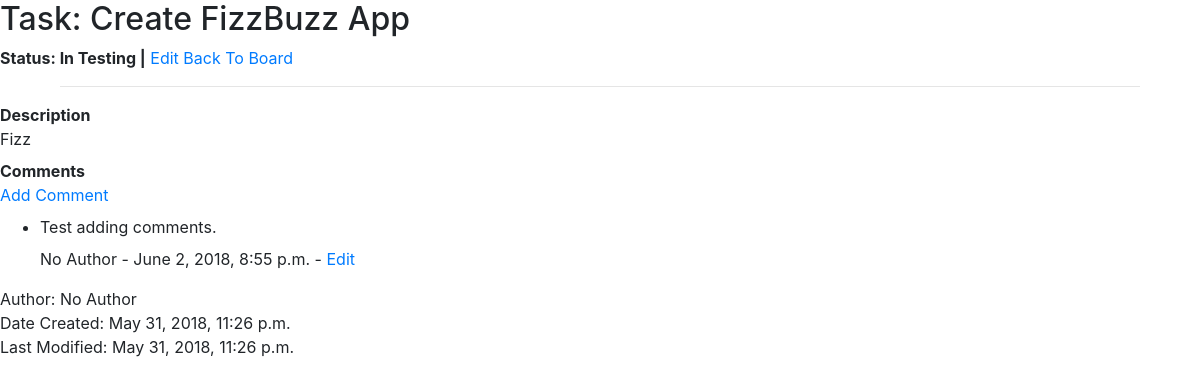
/task/09020406-6a09-4254-acbf-332487c774aa, run on the app's committed database.
### kanban/models/task.py (models this page shows, shortened)
class Task(models.Model):
    class Meta:
        ordering = ['-date_modified']
    STATUS_CHOICES = {
        ('TODO', 'To Do'),
        ('PROG', 'In Progress'),
        ('TEST', 'In Testing'),
        ('DONE', 'Done'),
    }
    uuid = models.UUIDField(primary_key=True, editable=False, default=uuid.uuid4)
    priority = models.IntegerField(default=0)
    title = models.CharField(max_length=200)
    description = models.TextField(blank=True, null=True)
    status = models.CharField(max_length=4, choices=STATUS_CHOICES, default='TODO')
    date_created = models.DateTimeField(default=datetime.datetime.now())
    date_modified = models.DateTimeField(default=datetime.datetime.now())
    author = models.CharField(max_length=200, default='No Author')

### kanban/models/task_comment.py (models this page shows, shortened)
class TaskComment(models.Model):
    class Meta:
        ordering = ['-date_created']
    uuid = models.UUIDField(primary_key=True, editable=False, default=uuid.uuid4())
    task = models.ForeignKey(Task, on_delete=models.CASCADE)
    text = models.TextField()
    date_created = models.DateTimeField(default=datetime.datetime.now())
    date_modified = models.DateTimeField(default=datetime.datetime.now())
    author = models.CharField(max_length=200, default='No Author')

### kanban/views/taskdetailview.py (the view)
# urls.py: path('task/<uuid:pk>', views.TaskDetailView.as_view(), name='task-detail'),
class TaskDetailView(DetailView):
    model = Task
    context_object_name = 'task'
    template_name = 'kanban/task_detail.html'

### kanban/templates/kanban/task_detail.html (shortened to what this page needs)
{% extends 'kanban/kanban_base.html' %}
{% block content %}
    <h2>Task: {{ task.title }}</h2>
    <strong>Status: {{  task.get_status_display}} |</strong>
    <a href="{% url 'task-edit' task.uuid %}">Edit</a>
    <a href="{% url 'index' %}">Back To Board</a>
    <hr>
    <p>
        <strong>Description</strong>
        <br>
        {{ task.description }}
    </p>
    <p>
        <strong>Comments</strong>
        <br>
        <a href="{% url 'taskcomment-add-specific' task_pk=task.uuid %}">Add Comment</a>
        {% if task.taskcomment_set.all %}
        <ul>
            {% for task_comment in task.taskcomment_set.all %}
                <li>
                    <p> {{ task_comment.text }}</p>
                    {{ task_comment.author }} - {{ task_comment.date_created }} - <a href="{% url 'taskcomment-edit-specific' pk=task_comment.pk %}"> Edit</a>
                </li>
            {% endfor %}
        </ul>
        {% endif %}
    </p>
    <p>
    Author: {{ task.author }} <br>
    Date Created: {{ task.date_created }} <br>
    Last Modified: {{ task.date_modified }} <br>
    </p>
{% endblock %}

### kanban/static/kanban/kanban.css (style rules this page uses)
hr { size: 3px; width: 90%; }
p { margin-top: 0.1em; margin-bottom: 0.5em; }

### data on the page
Task: title "Create FizzBuzz App", status "In Testing", description "Fizz", author "No Author", date_created "May 31, 2018, 11:26 p.m.", date_modified "May 31, 2018, 11:26 p.m."
TaskComment: text "Test adding comments.", author "No Author", date_created "June 2, 2018, 8:55 p.m."
